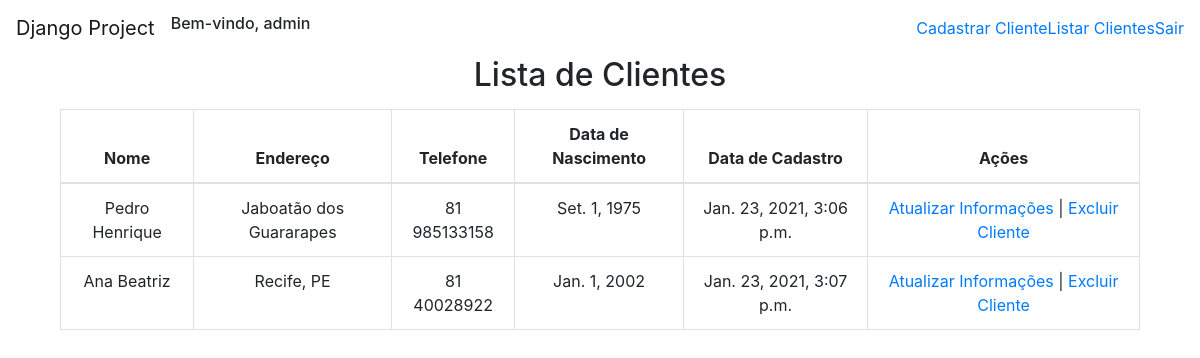
The app's page / (signed in), older data.
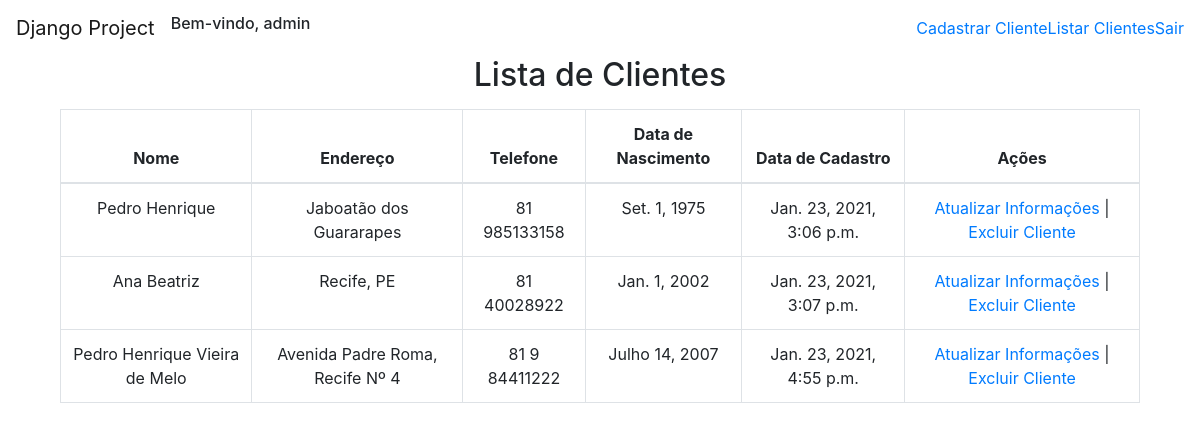
The same page, newer data.
### application/models.py (models this page shows, shortened)
class Cliente(models.Model):
    nome = models.CharField(max_length=100)
    endereco = models.CharField(max_length=200)
    telefone = models.CharField(max_length=15)
    data_nascimento = models.DateField()
    data_cadastro = models.DateTimeField(default=timezone.now)
    def get_absolute_url_update(self):
        return reverse('atualizarCliente', args=[self.pk])
    def get_absolute_url_delete(self):
        return reverse('excluirCliente', args=[self.pk])
    class Meta:
        ordering = ('data_cadastro',)

### application/views.py (the view)
# urls.py: path('', views.ClienteListView.as_view(), name='listarClientes'),
class ClienteListView(LoginRequiredMixin, ListView):
    login_url = reverse_lazy('login')
    model = Cliente
    template_name = 'cliente/listarClientes.html'

### application/templates/cliente/listarClientes.html (shortened to what this page needs)
{% extends 'base.html' %}
{% block content %}
    <div class="listaClientes">
        <div>
            <h2>Lista de Clientes</h2>
        </div>
        <table class="table table-bordered">
            <thead>
                <tr>
                    <th>Nome</th>
                    <th>Endereço</th>
                    <th>Telefone</th>
                    <th>Data de Nascimento</th>
                    <th>Data de Cadastro</th>
                    <th>Ações</th>
                </tr>
            </thead>
            <tbody>
                {% for cliente in object_list %}
                    <tr>
                        <td>{{cliente.nome}}</td>
                        <td>{{cliente.endereco}}</td>
                        <td>{{cliente.telefone}}</td>
                        <td>{{cliente.data_nascimento}}</td>
                        <td>{{cliente.data_cadastro}}</td>
                        <td>
                            <a href="{{cliente.get_absolute_url_update}}">Atualizar Informações</a> |
                            <a href="{{cliente.get_absolute_url_delete}}">Excluir Cliente</a>
                        </td>
                    </tr>
                {% endfor %}
            </tbody>
        </table>
    </div>
{% endblock content %}

Row changes from the older to the newer data that the page shows:
added Cliente: nome "Pedro Henrique Vieira de Melo", endereco "Avenida Padre Roma, Recife Nº 4", telefone "81 9 84411222", data_nascimento "Julho 14, 2007", data_cadastro "Jan. 23, 2021, 4:55 p.m."
